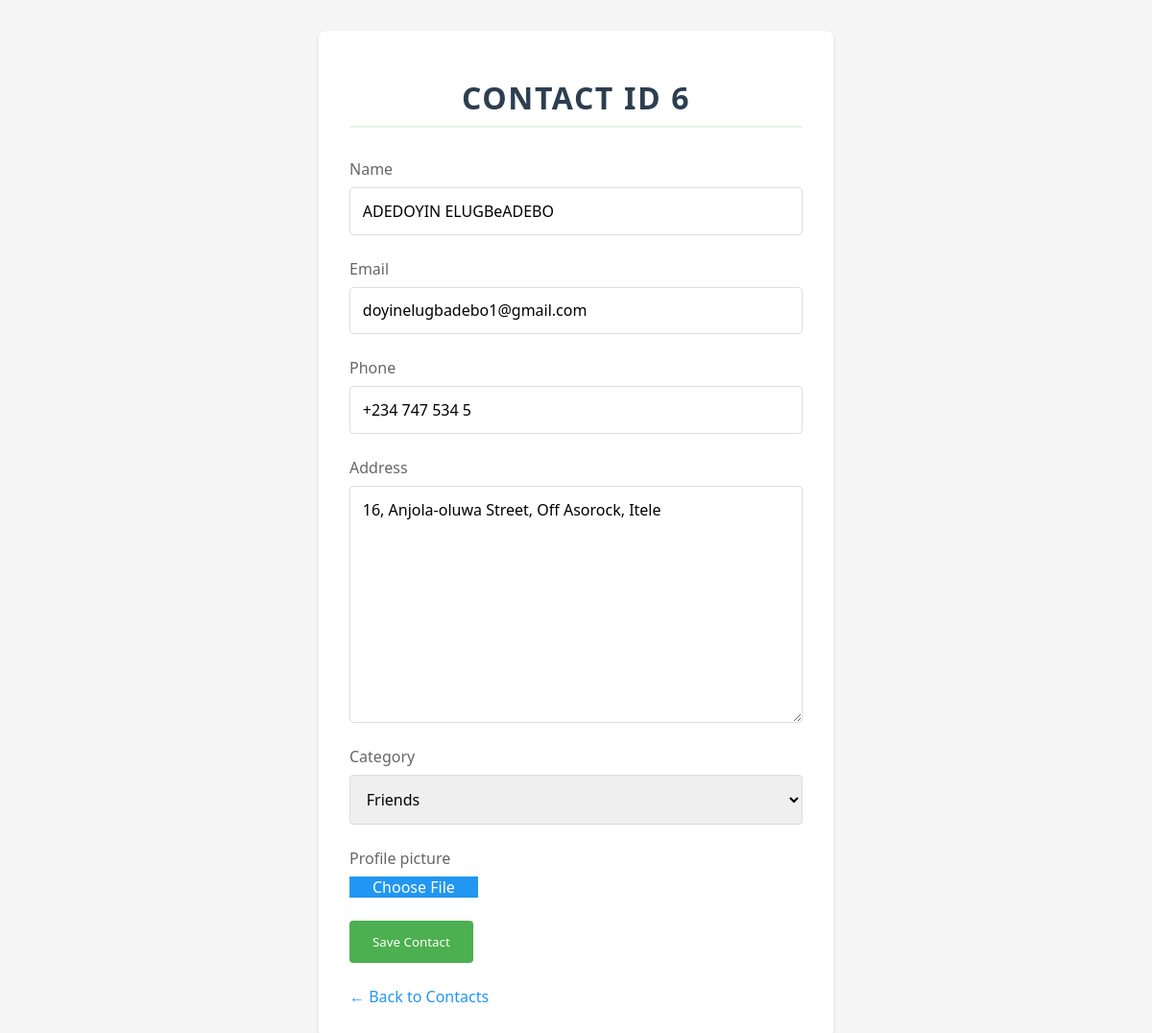
The page /edit/6/ on the database as committed earlier.
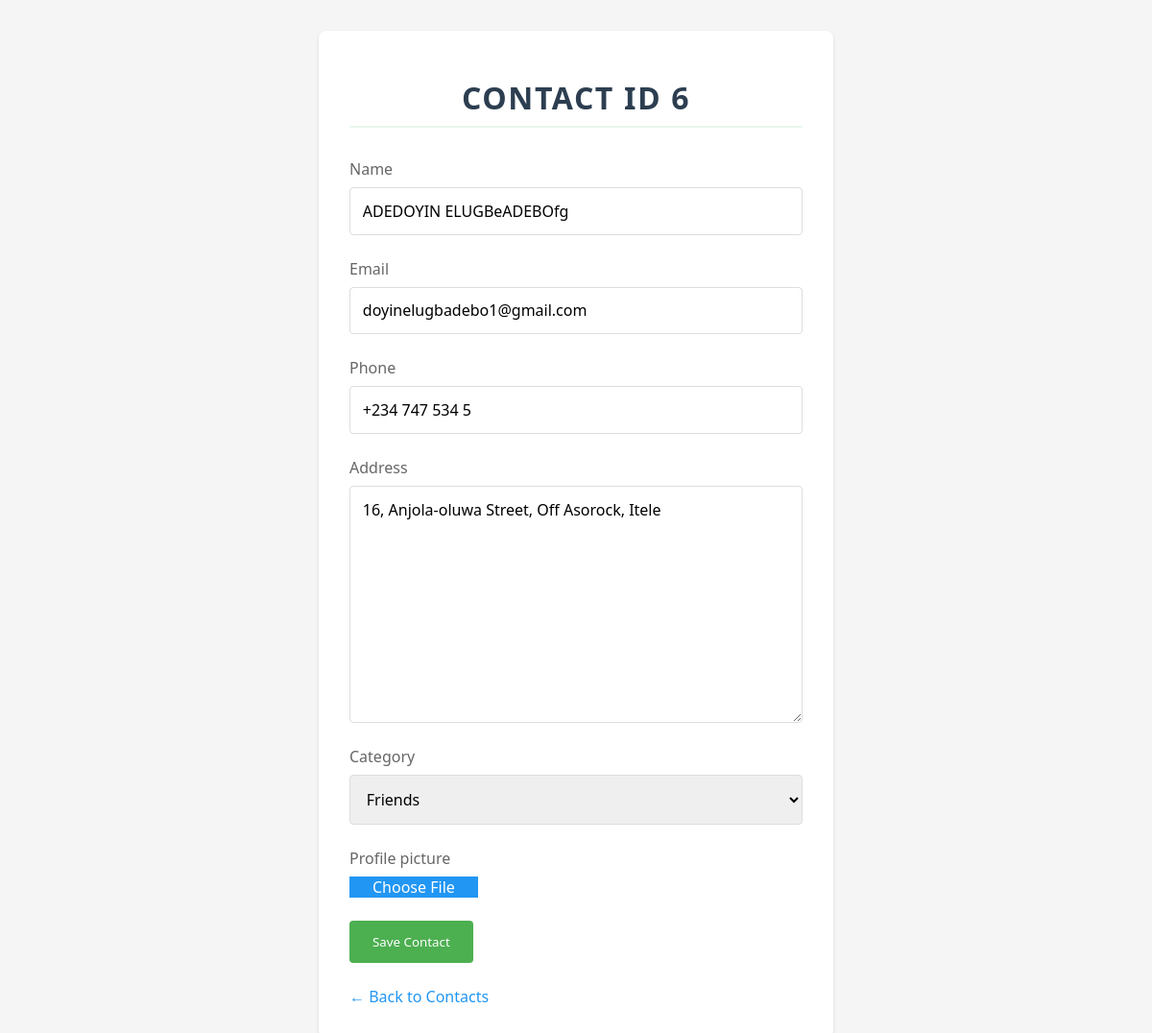
The same page on the database as committed later.
### contacts/models.py (models this page shows, shortened)
class Contact(models.Model):
    CATEGORY_CHOICES = [
        ('family', 'Family'),
        ('friends', 'Friends'),
        ('work', 'Work'),
        ('other', 'Other'),
    ]
    name = models.CharField(max_length=100)
    email = models.EmailField(unique=True)
    phone = models.CharField(max_length=15)
    address = models.TextField(blank=True, null=True)
    category = models.CharField(max_length=20, choices=CATEGORY_CHOICES, default='other')
    profile_picture = models.ImageField(upload_to='contact_pictures/', blank=True, null=True)
    created_at = models.DateTimeField(auto_now_add=True)
    user = models.ForeignKey(User, on_delete=models.CASCADE, null=True)  # important
    class Meta:
        unique_together = ['email', 'user']  # Make email unique per user

### contacts/views.py (the view)
# urls.py: path('edit/<int:pk>/', edit_contact, name='edit_contact'),
def edit_contact(request, pk):
    contact = get_object_or_404(Contact, pk=pk)
    if request.method == 'POST':
        form = ContactForm(request.POST, request.FILES, instance=contact)
        if form.is_valid():
            form.save()
            return redirect('contact_list')
    else:
        form = ContactForm(instance=contact)
    return render(request, 'contacts/contact_form.html', {'form': form, 'contact': contact})

### contacts/forms.py
class ContactForm(forms.ModelForm):
    class Meta:
        model = Contact
        fields = ['name', 'email', 'phone', 'address', 'category', 'profile_picture']

### contacts/templates/contacts/contact_form.html (shortened to what this page needs)
<!DOCTYPE html>
<html>
<head>
</head>
<body>
    <div class="form-container">
        <h1 class="contact-identifier">Contact ID {{ form.instance.pk|default:"Add" }}</h1>
        <form method="POST" enctype="multipart/form-data">
            {% for field in form %}
                <div class="form-group">
                    <label for="{{ field.id_for_label }}">{{ field.label }}</label>
                    {% if field.name == 'profile_picture' %}
                        <div class="file-input-container">
                            <span class="file-input">Choose File</span>
                        </div>
                    {% else %}
                        {{ field }}
                    {% endif %}
                </div>
            {% endfor %}
            <button type="submit">Save Contact</button>
        </form>
        <a href="{% url 'contact_list' %}" class="back-link">← Back to Contacts</a>
    </div>
</body>
</html>

Rows that differ between the two databases and show on the page:
changed Contact "doyinelugbadebo1@gmail.com": name "ADEDOYIN ELUGBeADEBO" → "ADEDOYIN ELUGBeADEBOfg"
